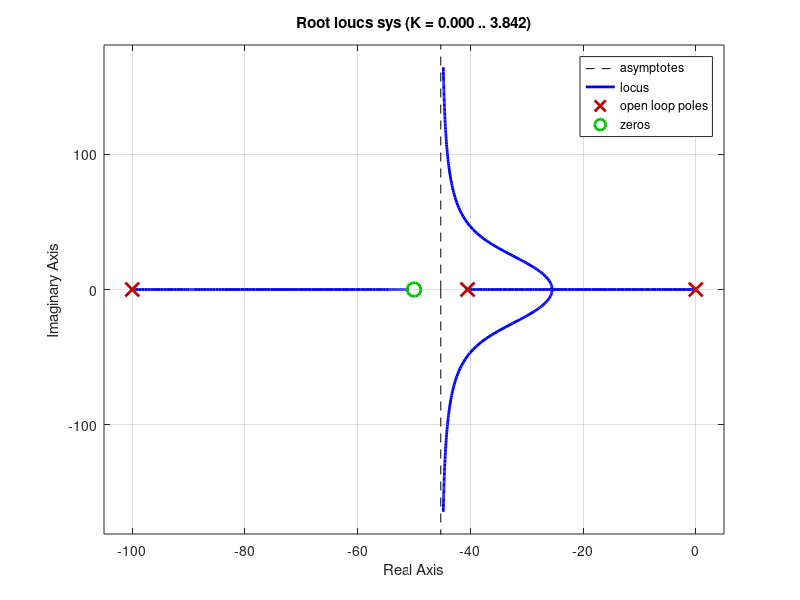

MATLAB code for this plot:
clc;close all;clear all
Kc = 1.17;
sys1 = tf([Kc Kc*50],[1 100]);
sys2 = tf ([6561],[1 40.5 0]);
sys = sys1*sys2;
rlocus(sys);  